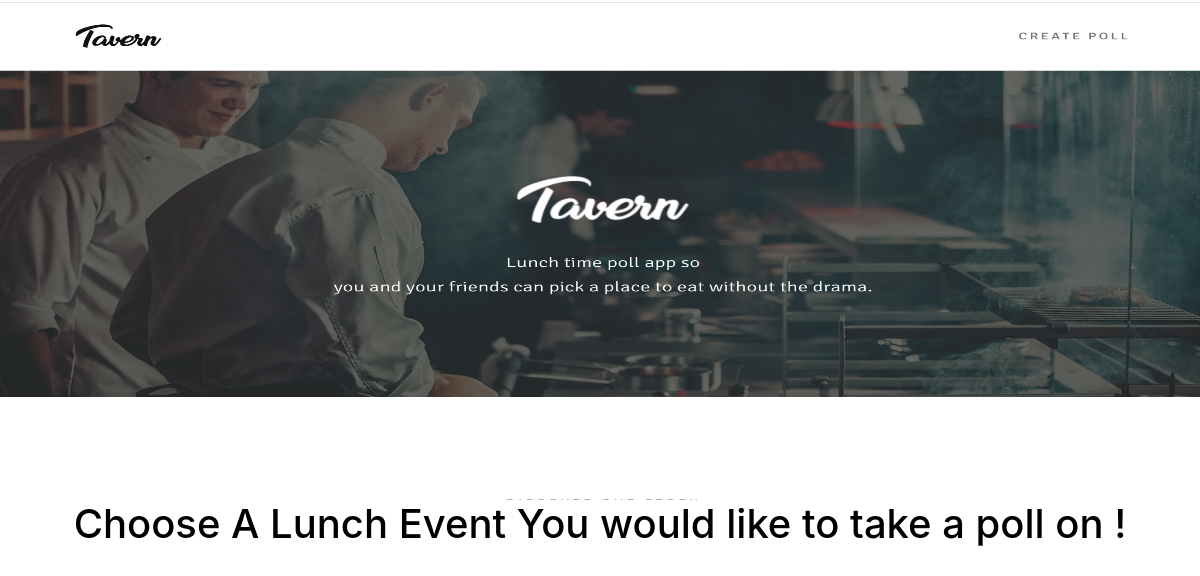
The app's page /, older data.
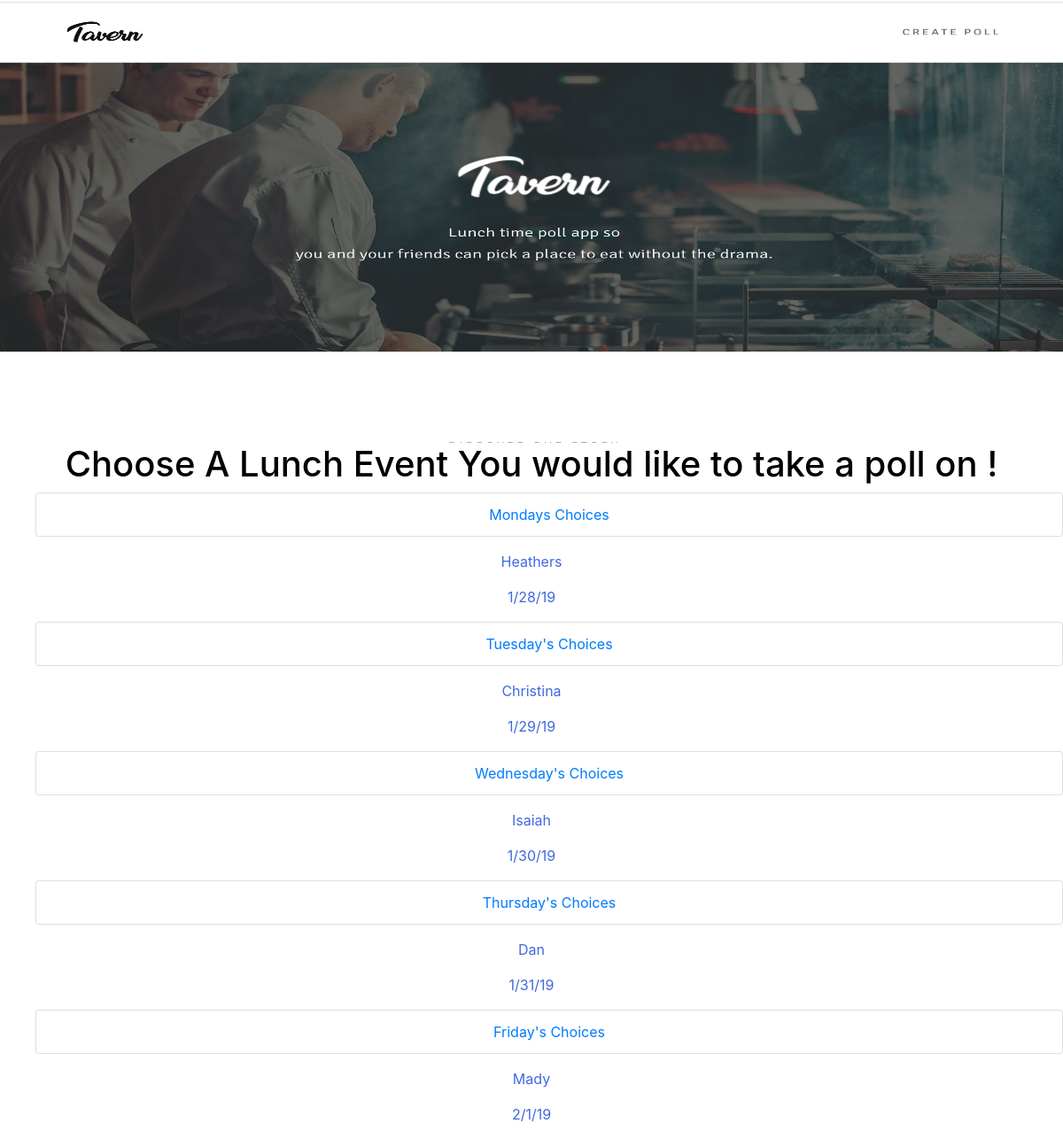
The same page, newer data.
### tavern/models.py (models this page shows, shortened)
class Lunch(models.Model):
    nickname = models.CharField(max_length = 150)
    user = models.CharField(max_length = 150)
    date = models.CharField(max_length = 150)

### tavern/views.py (the view)
# urls.py: 2. Add a URL to urlpatterns:  path('', Home.as_view(), name='home')
class Home(TemplateView):
    template_name = 'home.html'
    def get_context_data(self, **kwargs):
        available_lunches = Lunch.objects.all()
        context = {
            "lunches": available_lunches
        }
        return context

### tavern/templates/home.html
{% extends "base.html"%}
{% block content %}
    {% for lunch in lunches %}
        <ul>
            <li class="list-group-item"><a href="{% url 'tavern:detail' lunch.id %}">{{ lunch.nickname }}</a></li>
        </ul>
        <p>{{ lunch.user }}</p>
        <p>{{ lunch.date }}</p>
    {% endfor %}
{% endblock %}

### tavern/templates/base.html (shortened to what this page needs)
<html>
<head>
    <link rel="stylesheet" href="https://stackpath.bootstrapcdn.com/bootstrap/4.2.1/css/bootstrap.min.css">
    <link rel="stylesheet" href="/static/styles.css">
</head>
<body>
   <img src="/static/tavern.png" height="500px" width="100%">
<main>
<h1 class="choose">Choose A Lunch Event You would like to take a poll on !</h1>
{% block content %}
{% endblock %}
</main>
</body>
</html>

### tavern/static/styles.css (style rules this page uses)
li { text-align: center; }
.choose { text-align: center; color: black; }
p { text-align: center; color: royalblue; }

Row changes from the older to the newer data that the page shows:
added Lunch: nickname "Mondays Choices", user "Heathers", date "1/28/19"
added Lunch: nickname "Tuesday's Choices", user "Christina", date "1/29/19"
added Lunch: nickname "Wednesday's Choices", user "Isaiah", date "1/30/19"
added Lunch: nickname "Thursday's Choices", user "Dan", date "1/31/19"
added Lunch: nickname "Friday's Choices", user "Mady", date "2/1/19"
